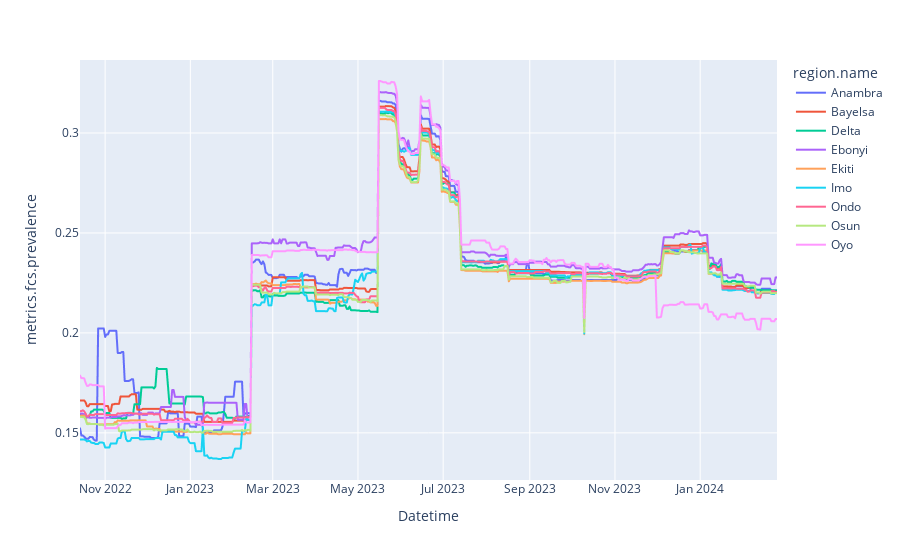

Notebook code for this chart:
### Code cell
fig = px.line(df.loc[df['dataType']=='PREDICTION',], x='Datetime', y='metrics.fcs.prevalence', color = 'region.name')
fig.show()

### Figure 1 — Plotly figure (JSON) as saved in the notebook; plotly's stock layout.template omitted (floating-point values rounded to 4 significant figures; data arrays with more than 128 entries replaced by an {"elided": "..."} marker saying what was removed)
{"data": [{"hovertemplate": "region.name=Anambra<br>Datetime=%{x}<br>metrics.fcs.prevalence=%{y}<extra></extra>", "legendgroup": "Anambra", "line": {"color": "#636efa", "dash": "solid"}, "marker": {"symbol": "circle"}, "mode": "lines", "name": "Anambra", "showlegend": true, "type": "scattergl", "x": {"elided": "500 str values"}, "xaxis": "x", "y": {"elided": "500 float values"}, "yaxis": "y"}, {"hovertemplate": "region.name=Bayelsa<br>Datetime=%{x}<br>metrics.fcs.prevalence=%{y}<extra></extra>", "legendgroup": "Bayelsa", "line": {"color": "#EF553B", "dash": "solid"}, "marker": {"symbol": "circle"}, "mode": "lines", "name": "Bayelsa", "showlegend": true, "type": "scattergl", "x": {"elided": "500 str values"}, "xaxis": "x", "y": {"elided": "500 float values"}, "yaxis": "y"}, {"hovertemplate": "region.name=Delta<br>Datetime=%{x}<br>metrics.fcs.prevalence=%{y}<extra></extra>", "legendgroup": "Delta", "line": {"color": "#00cc96", "dash": "solid"}, "marker": {"symbol": "circle"}, "mode": "lines", "name": "Delta", "showlegend": true, "type": "scattergl", "x": {"elided": "500 str values"}, "xaxis": "x", "y": {"elided": "500 float values"}, "yaxis": "y"}, {"hovertemplate": "region.name=Ebonyi<br>Datetime=%{x}<br>metrics.fcs.prevalence=%{y}<extra></extra>", "legendgroup": "Ebonyi", "line": {"color": "#ab63fa", "dash": "solid"}, "marker": {"symbol": "circle"}, "mode": "lines", "name": "Ebonyi", "showlegend": true, "type": "scattergl", "x": {"elided": "500 str values"}, "xaxis": "x", "y": {"elided": "500 float values"}, "yaxis": "y"}, {"hovertemplate": "region.name=Ekiti<br>Datetime=%{x}<br>metrics.fcs.prevalence=%{y}<extra></extra>", "legendgroup": "Ekiti", "line": {"color": "#FFA15A", "dash": "solid"}, "marker": {"symbol": "circle"}, "mode": "lines", "name": "Ekiti", "showlegend": true, "type": "scattergl", "x": {"elided": "500 str values"}, "xaxis": "x", "y": {"elided": "500 float values"}, "yaxis": "y"}, {"hovertemplate": "region.name=Imo<br>Datetime=%{x}<br>metrics.fcs.prevalence=%{y}<extra></extra>", "legendgroup": "Imo", "line": {"color": "#19d3f3", "dash": "solid"}, "marker": {"symbol": "circle"}, "mode": "lines", "name": "Imo", "showlegend": true, "type": "scattergl", "x": {"elided": "500 str values"}, "xaxis": "x", "y": {"elided": "500 float values"}, "yaxis": "y"}, {"hovertemplate": "region.name=Ondo<br>Datetime=%{x}<br>metrics.fcs.prevalence=%{y}<extra></extra>", "legendgroup": "Ondo", "line": {"color": "#FF6692", "dash": "solid"}, "marker": {"symbol": "circle"}, "mode": "lines", "name": "Ondo", "showlegend": true, "type": "scattergl", "x": {"elided": "500 str values"}, "xaxis": "x", "y": {"elided": "500 float values"}, "yaxis": "y"}, {"hovertemplate": "region.name=Osun<br>Datetime=%{x}<br>metrics.fcs.prevalence=%{y}<extra></extra>", "legendgroup": "Osun", "line": {"color": "#B6E880", "dash": "solid"}, "marker": {"symbol": "circle"}, "mode": "lines", "name": "Osun", "showlegend": true, "type": "scattergl", "x": {"elided": "500 str values"}, "xaxis": "x", "y": {"elided": "500 float values"}, "yaxis": "y"}, {"hovertemplate": "region.name=Oyo<br>Datetime=%{x}<br>metrics.fcs.prevalence=%{y}<extra></extra>", "legendgroup": "Oyo", "line": {"color": "#FF97FF", "dash": "solid"}, "marker": {"symbol": "circle"}, "mode": "lines", "name": "Oyo", "showlegend": true, "type": "scattergl", "x": {"elided": "500 str values"}, "xaxis": "x", "y": {"elided": "500 float values"}, "yaxis": "y"}], "layout": {"legend": {"title": {"text": "region.name"}, "tracegroupgap": 0}, "margin": {"t": 60}, "xaxis": {"anchor": "y", "domain": [0, 1], "title": {"text": "Datetime"}}, "yaxis": {"anchor": "x", "domain": [0, 1], "title": {"text": "metrics.fcs.prevalence"}}}}
